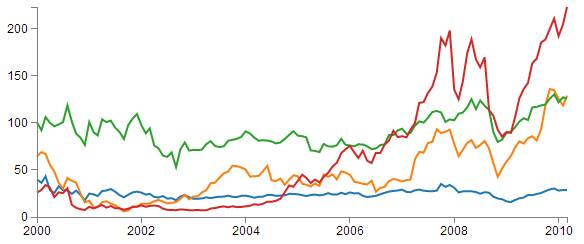
#> input picture input.jpg, 584 x 244 px
$ python auv.py   (Python 2 division)   (older library calls are emulated)
#> lines starting #> are read from the running program, lines starting #| are printed output that depends on the picture; after the words box and inside, x2 and y2 are one past the last pixel; in counts of white or black regions, pixels touching at a corner belong together
# -*- coding: utf-8 -*-
"""
Spyder Editor

This is a temporary script file.
"""


import numpy as np
import cv2

im = cv2.imread('input.jpg')
#> im is the input picture: shape (244, 584, 3); mean B, G, R 242.9, 245.3, 246.5
im3 = im.copy()

gray = cv2.cvtColor(im,cv2.COLOR_BGR2GRAY)
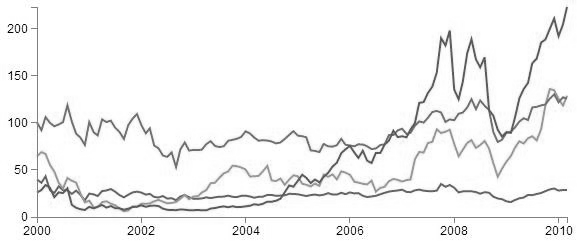
#> gray: shape (244, 584); min 0, max 255, mean 245.4
blur = cv2.GaussianBlur(gray,(5,5),0)
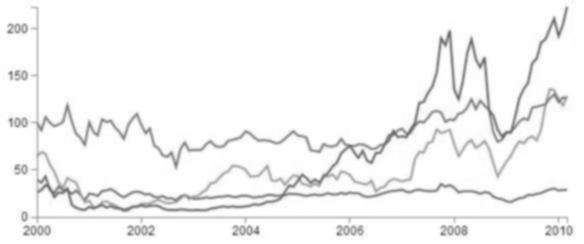
#> blur: shape (244, 584); min 106, max 255, mean 245.4
thresh = cv2.adaptiveThreshold(blur,255,1,1,11,2)
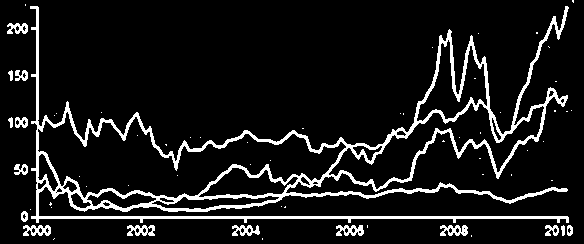
#> thresh: shape (244, 584); 9.8% white; 63 white regions (47 under 20 px)


image,contours,hierarchy = cv2.findContours(thresh.copy(),cv2.RETR_LIST,cv2.CHAIN_APPROX_SIMPLE)
#> contours = 108 contours, 73 with area under 20; largest, box (x1, y1, x2, y2) and area: (30, 6, 569, 223) 33796, (37, 111, 347, 199) 12835, (328, 102, 545, 190) 5572, (416, 39, 488, 122) 2522, (198, 167, 299, 198) 1544

samples =  np.empty((0,100))
responses = []
keys = [i for i in range(1,100)]

for cnt in contours:
    if cv2.contourArea(cnt)>50:

        [x,y,w,h] = cv2.boundingRect(cnt)

        if  h<11.05:
            cv2.rectangle(im,(x,y),(x+w,y+h),(255,0,0),2)
            roi = thresh[y:y+h,x:x+w]
            roismall = cv2.resize(roi,(10,10))
            cv2.imshow('auv',im)
            key = cv2.waitKey(0)


            if key in keys:
#> (the run stopped early here; a loop or call above may not have finished)

$ run again, with test1.jpg copied over input.jpg
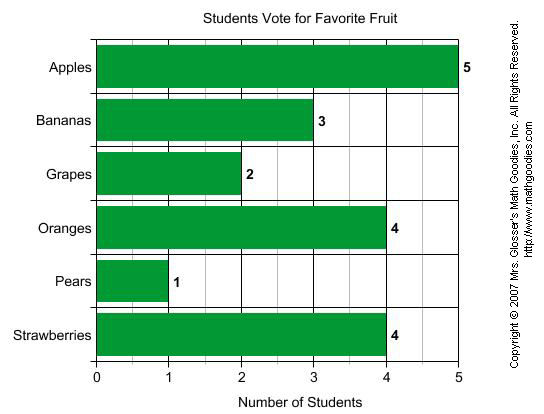
#> input picture test1.jpg, 544 x 414 px
#> im is the input picture: shape (414, 544, 3); mean B, G, R 193, 219, 180.1
#> `blur = cv2.GaussianBlur(gray,(5,5),0)`:
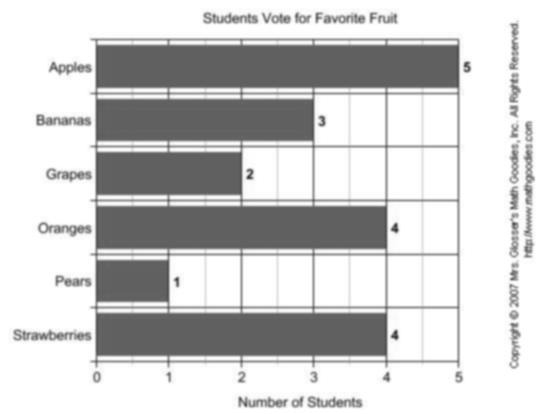
#> blur: shape (414, 544); min 54, max 255, mean 204.5
#> `thresh = cv2.adaptiveThreshold(blur,255,1,1,11,2)`:
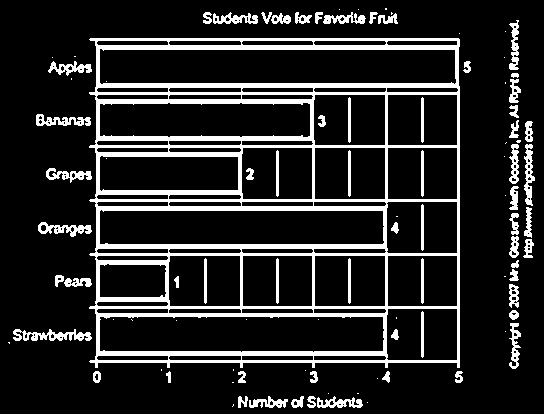
#> thresh: shape (414, 544); 15.1% white; 99 white regions (36 under 20 px)
#> contours = 237 contours, 117 with area under 20; largest, box (x1, y1, x2, y2) and area: (89, 38, 460, 368) 117794, (99, 48, 457, 85) 12110, (99, 316, 385, 353) 9914, (99, 209, 385, 245) 9654, (99, 102, 311, 138) 6964
